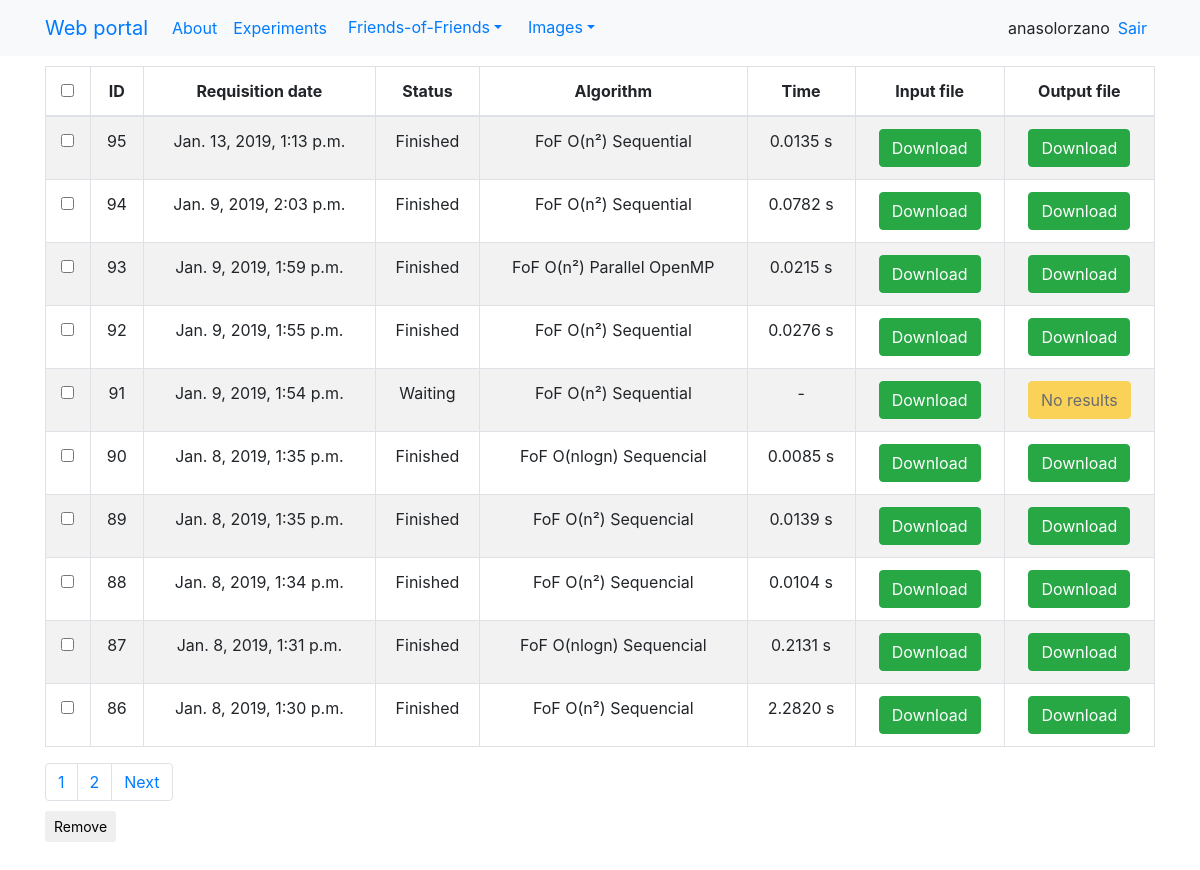
The page /experiments/ (signed in) on the database its author committed.
### resulttable/models.py (models this page shows)
class Execution(models.Model):
    request_by = models.ForeignKey(UsuarioFriends, models.PROTECT)
    date_requisition = models.DateTimeField(
        'date_requisition',
        auto_now_add=True)
    status = models.IntegerField(default=1)
    algorithm = models.TextField(null=True, blank=True)
    inputFile = models.FileField(upload_to=user_directory_path_in, null=True)
    outputFile = models.FileField(upload_to=user_directory_path_out, null=True)
    time = models.FloatField(default=-1)
    class Meta:
        managed = True
        db_table = 'execution'

### webfriends/views.py (the view)
# urls.py: path('experiments/', views.table, name="experiments"),
def table(request):
    title = "Welcome %s" % request.user
    executionList = Execution.objects.filter( # Corrigir a lista de execução
        request_by__usuario__id=request.user.id).order_by('-id')
    try:
        UserProf = UsuarioFriends.objects.get(usuario__id=request.user.id)
    except:
        print("Erro. Criando novo userProf")
        user = User.objects.get(id=request.user.id)
        UserProf = UsuarioFriends(usuario=user)
        UserProf.save()
        os.mkdir('./users/user_' + str(request.user.id))
    paginator = Paginator(executionList, UserProf.resultsPerPage)
    page = request.GET.get('page')
    if page is None:
        page = 1
    try:
        executions = paginator.page(page)
    except PageNotAnInteger:
        executions = paginator.page(1)
    except EmptyPage:
        executions = paginator.page(paginator.num_pages)  # da pra tratar
    if paginator.count == 0:
        data = None
    else:
        data = executions
    pageI = paginate(page, paginator)
    context = {
        "title": title,
        "data": data,
        "pagesIndex": pageI,
    }
    return render(request, "home.html", context)

### webfriends/paginator.py (called while the page is built)
def paginate(page, paginator):
    pagesIndex = {}
    pagesIndex[2] = int(page)
    if int(page) == 1:
        pagesIndex[1] = int(0)
        pagesIndex[0] = 0
    if int(page) == 2:
        pagesIndex[1] = 1
        pagesIndex[0] = 0
    if paginator.num_pages - int(page) > 1:
        pagesIndex[3] = int(page) + 1
        pagesIndex[4] = int(page) + 2
        pagesIndex[0] = int(page) - 2
        pagesIndex[1] = int(page) - 1
    if paginator.num_pages - int(page) == 1:
        pagesIndex[3] = int(page) + 1
        pagesIndex[4] = 0
        pagesIndex[0] = int(page) - 2
        pagesIndex[1] = int(page) - 1
    if paginator.num_pages - int(page) == 0:
        pagesIndex[3] = 0
        pagesIndex[4] = 0
        pagesIndex[0] = int(page) - 2
        pagesIndex[1] = int(page) - 1
    return pagesIndex

### templates/home.html (shortened to what this page needs)
{% extends "base.html" %}
{% load crispy_forms_tags %}
{% load staticfiles %}
{% block content %}
<div class="row">
  {% if data != None %}
  <div class = "col-sm-12 col-md-12 text-center">
    <table class="table table-striped table-bordered">
      <thead>
        <tr>
          <th><input id="checkHeader" type="checkbox" value=""></th>
          <th>ID</th>
          <th data-align="center">Requisition date</th>
          <th data-align="center">Status</th>
          <th>Algorithm</th>
          <th>Time</th>
          <th>Input file</th>
          <th>Output file</th>
        </tr>
      </thead>
      <tbody id="tableExp">
        {% for exp in data %}
        <tr>
          <td><input type="checkbox" value="{{exp.id}}"></td>
          <td>{{exp.id}}</td>
          <td>{{exp.date_requisition}}</td>
          <td>
            {% if exp.status == 1 %}
            Waiting
            {% else %}
            {% if exp.status == 2 %}
            Running
            {% else %}
            {% if exp.status == 3 %}
            Finished
            {% endif %}
            {% endif %}
            {% endif %}
          </td>
          <td>{{exp.algorithm}}</td>
          <td>
            {% if exp.time == -1 %}
              -
            {% else %}
              {{exp.time|floatformat:-4}} s
            {% endif %}
          </td>
          <td>
            {% if exp.inputFile%}
            <a  href="{% url 'downloadInputFile'%}?id={{exp.id}}"><button type="button" class="btn btn-success">Download</button></a>
            {% else %}
            <button type="button" class="btn btn-warning disabled">No input</button>
            {% endif %}
          </td>
          <td>
            {% if exp.outputFile%}
            <a  href="{% url 'downloadOutputFile'%}?id={{exp.id}}"><button type="button" class="btn btn-success">Download</button></a>
            {% else %}
            <button type="button" class="btn btn-warning disabled">No results</button>
            {% endif %}
          </td>
        </tr>
        {% endfor %}
      </tbody>
    </table>
  </div>
  {% endif %}
</div>
      <div style="padding-bottom:10px" >
      <ul class="nav navbar-nav navbar-right">
        <ul class="pagination no-margin pull-right">
          {% for page, value in pagesIndex.items %}
            {% if value > 0 %}
              <li class="page-item"><a class="page-link" href="?page={{value}}">{{value}}</a></li>
            {% endif %}
          {% endfor %}
          {% if data.has_next %}
          <li class="page-item"><a class="page-link" href="?page={{ data.next_page_number }}">Next</a></li>
          {% endif %}
        </ul>
      </ul>
    </div>
    <form id="formRemove" method='POST' action='{% url 'expRemove' %}' enctype="multipart/form-data">
      <input type="submit" id="btExcluir" class="btn btn-default btn-sm" value="Remove">
    </form>
{% endblock %}

### templates/navbar.html (shortened to what this page needs)
<nav class="navbar navbar-expand-lg bg-light">
  <div class="container">
    <div class="navbar-header">
      <a class="navbar-brand" href="{% url 'home' %}">Web portal</a>
    </div>
    <div id="navbar" class="navbar-collapse collapse">
      <ul class="navbar-nav mr-auto">
	  <li class="nav-item">
	  <a class="nav-link" href="{% url 'about' %}">About</a>
	  {% if request.user.is_authenticated %}
	  <li class="nav-item">
	  <a class="nav-link" href="{% url 'experiments' %}">Experiments</a>
		<li class="nav-item">
		  <div class="dropdown">
			<button class="btn btn-link dropdown-toggle" type="button" id="dropdownMenuButton" data-toggle="dropdown" aria-haspopup="true" aria-expanded="false">Friends-of-Friends</button>
		 </div>
	<li class="nav-item">
	  <div class="dropdown">
	    <button class="btn btn-link dropdown-toggle" type="button" id="dropdownMenuButton" data-toggle="dropdown" aria-haspopup="true" aria-expanded="false">Images</button>
	  </div>
	  {% endif %}
      </ul>
      <ul class="navbar-nav ml-auto">
	{% if request.user.is_authenticated %}
	<li class="nav-item mr-sm-2">
	  <a>{{user}}</a>
	<li class="nav-item mr-sm-2">
	  <a href="{% url 'auth_logout' %}">Sair</a>
	{% else %}
	<li class="active mr-sm-2"><a href="{% url 'registration_register' %}">Sign up</a></li>
	{% endif %}
      </ul>
    </div>
  </div>
</nav>

### static/ui/css/footer.css (style rules this page uses)
html { position: relative; min-height: 100%; }

### rows shown on the page
Execution: id "95", date_requisition "Jan. 13, 2019, 1:13 p.m.", status "Finished", algorithm "FoF O(n²) Sequential", time "0.0135"
Execution: id "94", date_requisition "Jan. 9, 2019, 2:03 p.m.", status "Finished", algorithm "FoF O(n²) Sequential", time "0.0782"
Execution: id "93", date_requisition "Jan. 9, 2019, 1:59 p.m.", status "Finished", algorithm "FoF O(n²) Parallel OpenMP", time "0.0215"
Execution: id "92", date_requisition "Jan. 9, 2019, 1:55 p.m.", status "Finished", algorithm "FoF O(n²) Sequential", time "0.0276"
Execution: id "91", date_requisition "Jan. 9, 2019, 1:54 p.m.", status "Waiting", algorithm "FoF O(n²) Sequential", outputFile "No results"
Execution: id "90", date_requisition "Jan. 8, 2019, 1:35 p.m.", status "Finished", algorithm "FoF O(nlogn) Sequencial", time "0.0085"
Execution: id "89", date_requisition "Jan. 8, 2019, 1:35 p.m.", status "Finished", algorithm "FoF O(n²) Sequencial", time "0.0139"
Execution: id "88", date_requisition "Jan. 8, 2019, 1:34 p.m.", status "Finished", algorithm "FoF O(n²) Sequencial", time "0.0104"
Execution: id "87", date_requisition "Jan. 8, 2019, 1:31 p.m.", status "Finished", algorithm "FoF O(nlogn) Sequencial", time "0.2131"
Execution: id "86", date_requisition "Jan. 8, 2019, 1:30 p.m.", status "Finished", algorithm "FoF O(n²) Sequencial", time "2.2820"

### other values the page prints
{{ user }} "anasolorzano"
{{ value }} "1" "2"
